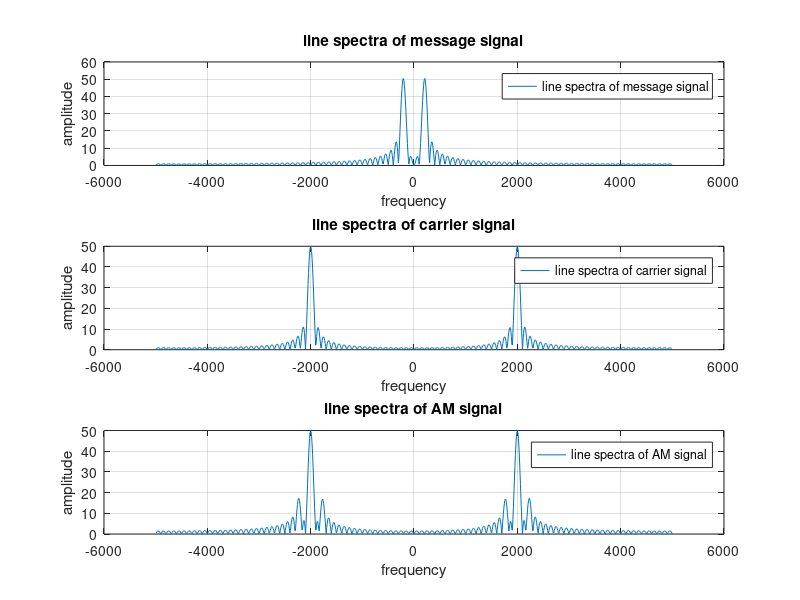

MATLAB code for this plot:
clc;
fm=200;
fc=2000;
m=0.5;
fs=10000;
t=0:(1/fs):((2/fm)-(1/fs));
f=(-511*fs/1024):(fs/1024):(512*fs/1024);
mt=cos(2*pi*fm*t);
mf=fft(mt,1024);
mmf=abs(mf);
f_m=[mmf(514:1024) mmf(1:513)];
subplot(3,1,1);
plot(f,f_m);
legend('line spectra of message signal');
xlabel('frequency');
ylabel('amplitude');
title('line spectra of message signal');
grid on;
ct=cos(2*pi*fc*t);
cf=fft(ct,1024);
ccf=abs(cf);
f_c=[ccf(514:1024) ccf(1:513)];
subplot(3,1,2);
plot(f,f_c);
legend('line spectra of carrier signal');
xlabel('frequency');
ylabel('amplitude');
title('line spectra of carrier signal');
grid on;
st=(1+m.*mt).*ct;
sf=fft(st,1024);
ssf=abs(sf);
f_s=[ssf(514:1024) ssf(1:513)];
subplot(3,1,3);
plot(f,f_s);
legend('line spectra of AM signal');
xlabel('frequency');
ylabel('amplitude');
title('line spectra of AM signal');
grid on;